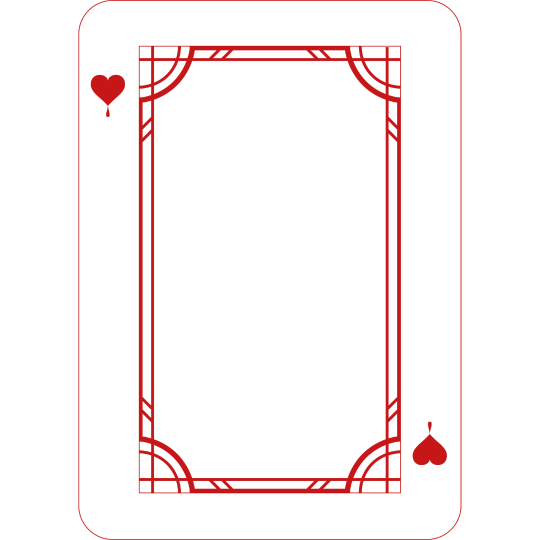
#> input picture scripts/card-frames/card-heart.png, 1080 x 1080 px (shown at 1/2 size)
$ python build-card-frames.py
#> lines starting #> are read from the running program, lines starting #| are printed output that depends on the picture
#!/usr/bin/env python3
"""Traces the playing-card frame artwork into vector paths.

Source: scripts/card-frames/card-heart.png and card-diamond.png (founder's
artwork, 2 Nov 2026: 1080 x 1080, the card 764 x 1078 px in the middle).
Output: src/features/editor/engine/card-frame-art.ts, used by the editor AND
the 300 DPI print renderer (`card-frame.ts`), so the frame is sharp at any
print size and both sides draw the very same outlines.

Only what is unique is traced; symmetry is applied when drawing:
- the inner frame: its TOP-LEFT QUARTER (drawn four times, mirrored);
- each suit: the TOP-LEFT pip with its drop (drawn twice, the second turned
  180 degrees round the card centre, like a real card).
The card itself (white, rounded, thin outline) and the photo window are plain
geometry in card-frame.ts.

Coordinates are source pixels relative to the card centre (539.5, 539.5).
Run: python3 scripts/build-card-frames.py   (needs Pillow, numpy, potracer)
"""
from pathlib import Path

import numpy as np
import potrace
from PIL import Image

ROOT = Path(__file__).resolve().parent.parent
SRC = ROOT / "scripts/card-frames"
OUT = ROOT / "src/features/editor/engine/card-frame-art.ts"
CX = CY = 539.5
UP = 4  # trace at 4x for smooth curves


def redness(path: Path) -> np.ndarray:
    a = np.asarray(Image.open(path).convert("RGB")).astype(float)
    # 0 on white, 1 on the artwork red (197, 22, 24).
    return np.clip((a[:, :, 0] - a[:, :, 1]) / 175.0, 0, 1)
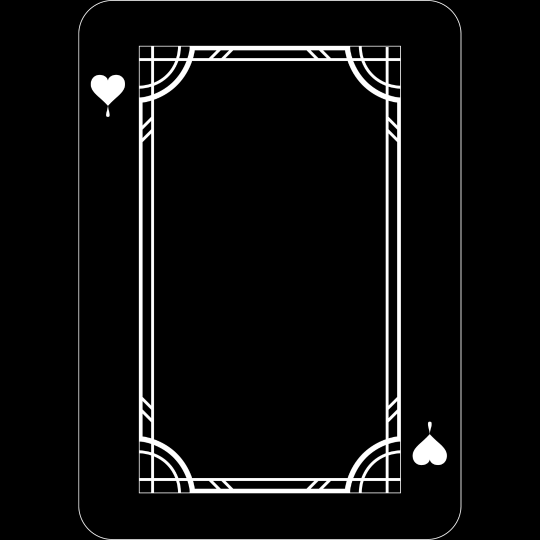
#> returned value: shape (1080, 1080) float64 (shown at 1/2 size); min 0, max 1, mean 0.0478
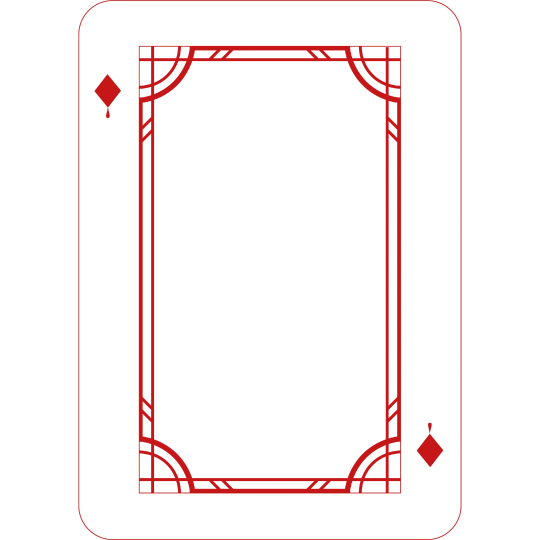
#> input picture scripts/card-frames/card-diamond.png, 1080 x 1080 px (shown at 1/2 size)


def trace(red: np.ndarray, x0: int, y0: int, x1: int, y1: int) -> str:
    """SVG path of the red shapes in the box, in card-centre coordinates."""
#> called with x0 = 268, y0 = 82, x1 = 542, y1 = 542
    crop = Image.fromarray((red[y0:y1, x0:x1] * 255).astype(np.uint8))
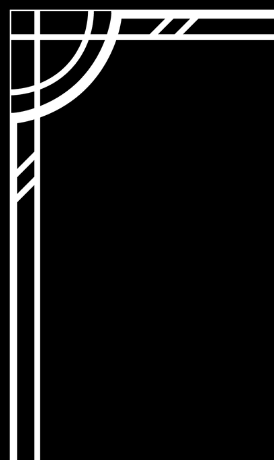
#> crop: PIL image 274x460 L; min 0, max 255, mean 22.4
    big = crop.resize((crop.width * UP, crop.height * UP), Image.BICUBIC)
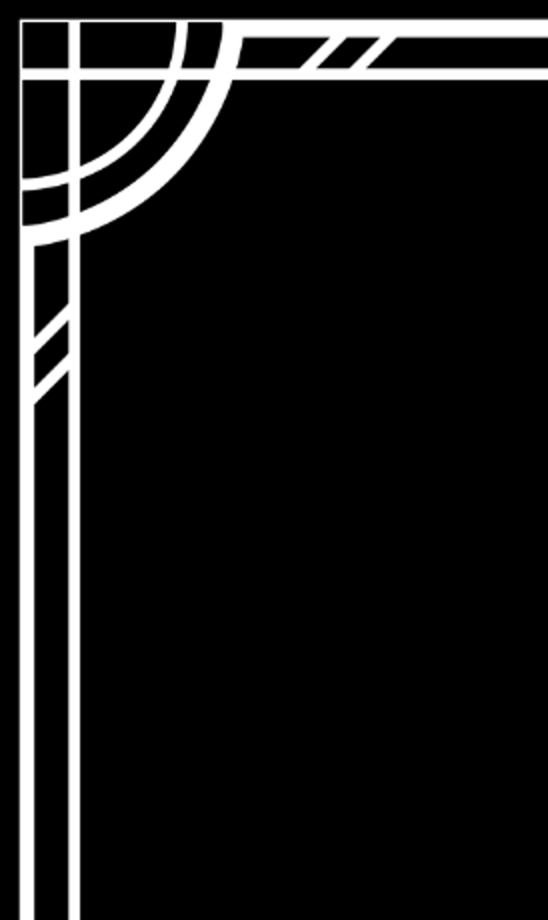
#> big: PIL image 1096x1840 L (shown at 1/2 size); min 0, max 255, mean 22.4
    # potracer traces the values below `blacklevel`: pass the red as dark.
    bm = potrace.Bitmap(np.asarray(big) < 128)
    plist = bm.trace(turdsize=8, alphamax=1.0, opticurve=True, opttolerance=0.2)

    def pt(p) -> str:
        x = p.x / UP + x0 - CX
        y = p.y / UP + y0 - CY
        return f"{x:.2f} {y:.2f}"

    parts = []
    for curve in plist:
        parts.append(f"M{pt(curve.start_point)}")
        for seg in curve.segments:
            if seg.is_corner:
                parts.append(f"L{pt(seg.c)}L{pt(seg.end_point)}")
            else:
                parts.append(f"C{pt(seg.c1)} {pt(seg.c2)} {pt(seg.end_point)}")
        parts.append("Z")
    return "".join(parts)


def main() -> None:
    heart = redness(SRC / "card-heart.png")
    diamond = redness(SRC / "card-diamond.png")
    # Inner frame quarter: from just outside its top-left corner to 2 px past
    # the centre lines, so mirrored copies overlap instead of leaving a seam.
    frame = trace(heart, 268, 82, 542, 542)
    # Top-left pips with their drops (well clear of the card outline).
    suits = {
        "heart": trace(heart, 172, 138, 262, 244),
        "diamond": trace(diamond, 172, 138, 262, 244),
    }
    lines = [
        "// Generated by scripts/build-card-frames.py from scripts/card-frames/*.png.",
        "// Do not edit by hand: change the artwork and re-run the script.",
        "",
        "/** Top-left quarter of the inner frame (drawn mirrored four times). */",
        f'export const CARD_FRAME_QUARTER =\n  "{frame}";',
        "",
        "/** Top-left pip and drop per suit (drawn twice, turned 180 degrees). */",
        "export const CARD_SUIT_PIP = {",
        *[f'  {k}:\n    "{v}",' for k, v in suits.items()],
        "} as const;",
        "",
    ]
    OUT.write_text("\n".join(lines))
    print(f"wrote {OUT.relative_to(ROOT)} ({OUT.stat().st_size} bytes)")


main()
#> (the call stopped at in trace, `bm = potrace.Bitmap(np.asarray(big) < 128)`: potrace is not available in this run)
